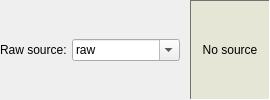
          <widget class="QFrame" name="rawsrcframe">
           <property name="frameShape">
            <enum>QFrame::NoFrame</enum>
           </property>
           <property name="frameShadow">
            <enum>QFrame::Raised</enum>
           </property>
           <layout class="QHBoxLayout">
            <property name="spacing">
             <number>10</number>
            </property>
            <property name="margin">
             <number>0</number>
            </property>
            <item>
             <widget class="QFrame" name="Frame6_2_3_2_3">
              <property name="sizePolicy">
               <sizepolicy hsizetype="Minimum" vsizetype="Minimum">
                <horstretch>0</horstretch>
                <verstretch>0</verstretch>
               </sizepolicy>
              </property>
              <property name="frameShape">
               <enum>QFrame::NoFrame</enum>
              </property>
              <property name="frameShadow">
               <enum>QFrame::Raised</enum>
              </property>
              <layout class="QHBoxLayout">
               <property name="spacing">
                <number>5</number>
               </property>
               <property name="margin">
                <number>0</number>
               </property>
               <item>
                <widget class="QLabel" name="TextLabel2_2_3_2_3">
                 <property name="sizePolicy">
                  <sizepolicy hsizetype="Minimum" vsizetype="Minimum">
                   <horstretch>0</horstretch>
                   <verstretch>0</verstretch>
                  </sizepolicy>
                 </property>
                 <property name="text">
                  <string>Raw source:</string>
                 </property>
                 <property name="wordWrap">
                  <bool>false</bool>
                 </property>
                </widget>
               </item>
               <item>
                <widget class="QComboBox" name="rawsrc">
                 <property name="toolTip">
                  <string>Server to read waveform data from</string>
                 </property>
                 <property name="editable">
                  <bool>true</bool>
                 </property>
                 <property name="currentIndex">
                  <number>0</number>
                 </property>
                 <item>
                  <property name="text">
                   <string>raw</string>
                  </property>
                 </item>
                 <item>
                  <property name="text">
                   <string>raw2</string>
                  </property>
                 </item>
                 <item>
                  <property name="text">
                   <string>reraw</string>
                  </property>
                 </item>
                 <item>
                  <property name="text">
                   <string>60hz</string>
                  </property>
                 </item>
                 <item>
                  <property name="text">
                   <string>salpa</string>
                  </property>
                 </item>
                 <item>
                  <property name="text">
                   <string>spraw</string>
                  </property>
                 </item>
                 <item>
                  <property name="text">
                   <string>extractwindow</string>
                  </property>
                 </item>
                </widget>
               </item>
              </layout>
             </widget>
            </item>
            <item>
             <widget class="QLabel" name="rawstatus">
              <property name="sizePolicy">
               <sizepolicy hsizetype="Minimum" vsizetype="Minimum">
                <horstretch>0</horstretch>
                <verstretch>0</verstretch>
               </sizepolicy>
              </property>
              <property name="minimumSize">
               <size>
                <width>80</width>
                <height>20</height>
               </size>
              </property>
              <property name="palette">
               <palette>
                <active>
                 <colorrole role="WindowText">
                  <brush brushstyle="SolidPattern">
                   <color alpha="255">
                    <red>0</red>
                    <green>0</green>
                    <blue>0</blue>
                   </color>
                  </brush>
                 </colorrole>
                 <colorrole role="Button">
                  <brush brushstyle="SolidPattern">
                   <color alpha="255">
                    <red>230</red>
                    <green>230</green>
                    <blue>214</blue>
                   </color>
                  </brush>
                 </colorrole>
                 <colorrole role="Light">
                  <brush brushstyle="SolidPattern">
                   <color alpha="255">
                    <red>255</red>
                    <green>255</green>
                    <blue>255</blue>
                   </color>
                  </brush>
                 </colorrole>
                 <colorrole role="Midlight">
                  <brush brushstyle="SolidPattern">
                   <color alpha="255">
                    <red>242</red>
                    <green>242</green>
                    <blue>234</blue>
                   </color>
                  </brush>
                 </colorrole>
                 <colorrole role="Dark">
                  <brush brushstyle="SolidPattern">
                   <color alpha="255">
                    <red>115</red>
                    <green>115</green>
                    <blue>107</blue>
                   </color>
                  </brush>
                 </colorrole>
                 <colorrole role="Mid">
                  <brush brushstyle="SolidPattern">
                   <color alpha="255">
                    <red>153</red>
                    <green>153</green>
                    <blue>143</blue>
                   </color>
                  </brush>
                 </colorrole>
                 <colorrole role="Text">
                  <brush brushstyle="SolidPattern">
                   <color alpha="255">
                    <red>0</red>
                    <green>0</green>
                    <blue>0</blue>
                   </color>
                  </brush>
                 </colorrole>
                 <colorrole role="BrightText">
                  <brush brushstyle="SolidPattern">
                   <color alpha="255">
                    <red>255</red>
                    <green>255</green>
                    <blue>255</blue>
                   </color>
                  </brush>
                 </colorrole>
                 <colorrole role="ButtonText">
                  <brush brushstyle="SolidPattern">
                   <color alpha="255">
                    <red>0</red>
                    <green>0</green>
                    <blue>0</blue>
                   </color>
                  </brush>
                 </colorrole>
                 <colorrole role="Base">
                  <brush brushstyle="SolidPattern">
                   <color alpha="255">
                    <red>255</red>
                    <green>255</green>
                    <blue>255</blue>
                   </color>
                  </brush>
                 </colorrole>
                 <colorrole role="Window">
                  <brush brushstyle="SolidPattern">
                   <color alpha="255">
                    <red>230</red>
                    <green>230</green>
                    <blue>214</blue>
                   </color>
                  </brush>
                 </colorrole>
                 <colorrole role="Shadow">
                  <brush brushstyle="SolidPattern">
                   <color alpha="255">
                    <red>0</red>
                    <green>0</green>
                    <blue>0</blue>
                   </color>
                  </brush>
                 </colorrole>
                 <colorrole role="AlternateBase">
                  <brush brushstyle="SolidPattern">
                   <color alpha="255">
                    <red>242</red>
                    <green>242</green>
                    <blue>234</blue>
                   </color>
                  </brush>
                 </colorrole>
                 <colorrole role="ToolTipBase">
                  <brush brushstyle="SolidPattern">
                   <color alpha="255">
                    <red>255</red>
                    <green>255</green>
                    <blue>220</blue>
                   </color>
                  </brush>
                 </colorrole>
                 <colorrole role="ToolTipText">
                  <brush brushstyle="SolidPattern">
                   <color alpha="255">
                    <red>0</red>
                    <green>0</green>
                    <blue>0</blue>
                   </color>
                  </brush>
                 </colorrole>
                </active>
                <inactive>
                 <colorrole role="WindowText">
                  <brush brushstyle="SolidPattern">
                   <color alpha="255">
                    <red>0</red>
                    <green>0</green>
                    <blue>0</blue>
                   </color>
                  </brush>
                 </colorrole>
                 <colorrole role="Button">
                  <brush brushstyle="SolidPattern">
                   <color alpha="255">
                    <red>230</red>
                    <green>230</green>
                    <blue>214</blue>
                   </color>
                  </brush>
                 </colorrole>
                 <colorrole role="Light">
                  <brush brushstyle="SolidPattern">
                   <color alpha="255">
                    <red>255</red>
                    <green>255</green>
                    <blue>255</blue>
                   </color>
                  </brush>
                 </colorrole>
                 <colorrole role="Midlight">
                  <brush brushstyle="SolidPattern">
                   <color alpha="255">
                    <red>242</red>
                    <green>242</green>
                    <blue>234</blue>
                   </color>
                  </brush>
                 </colorrole>
                 <colorrole role="Dark">
                  <brush brushstyle="SolidPattern">
                   <color alpha="255">
                    <red>115</red>
                    <green>115</green>
                    <blue>107</blue>
                   </color>
                  </brush>
                 </colorrole>
                 <colorrole role="Mid">
                  <brush brushstyle="SolidPattern">
                   <color alpha="255">
                    <red>153</red>
                    <green>153</green>
                    <blue>143</blue>
                   </color>
                  </brush>
                 </colorrole>
                 <colorrole role="Text">
                  <brush brushstyle="SolidPattern">
                   <color alpha="255">
                    <red>0</red>
                    <green>0</green>
                    <blue>0</blue>
                   </color>
                  </brush>
                 </colorrole>
                 <colorrole role="BrightText">
                  <brush brushstyle="SolidPattern">
                   <color alpha="255">
                    <red>255</red>
                    <green>255</green>
                    <blue>255</blue>
                   </color>
                  </brush>
                 </colorrole>
                 <colorrole role="ButtonText">
                  <brush brushstyle="SolidPattern">
                   <color alpha="255">
                    <red>0</red>
                    <green>0</green>
                    <blue>0</blue>
                   </color>
                  </brush>
                 </colorrole>
                 <colorrole role="Base">
                  <brush brushstyle="SolidPattern">
                   <color alpha="255">
                    <red>255</red>
                    <green>255</green>
                    <blue>255</blue>
                   </color>
                  </brush>
                 </colorrole>
                 <colorrole role="Window">
                  <brush brushstyle="SolidPattern">
                   <color alpha="255">
                    <red>230</red>
                    <green>230</green>
                    <blue>214</blue>
                   </color>
                  </brush>
                 </colorrole>
                 <colorrole role="Shadow">
                  <brush brushstyle="SolidPattern">
                   <color alpha="255">
                    <red>0</red>
                    <green>0</green>
                    <blue>0</blue>
                   </color>
                  </brush>
                 </colorrole>
                 <colorrole role="AlternateBase">
                  <brush brushstyle="SolidPattern">
                   <color alpha="255">
                    <red>242</red>
                    <green>242</green>
                    <blue>234</blue>
                   </color>
                  </brush>
                 </colorrole>
                 <colorrole role="ToolTipBase">
                  <brush brushstyle="SolidPattern">
                   <color alpha="255">
                    <red>255</red>
                    <green>255</green>
                    <blue>220</blue>
                   </color>
                  </brush>
                 </colorrole>
                 <colorrole role="ToolTipText">
                  <brush brushstyle="SolidPattern">
                   <color alpha="255">
                    <red>0</red>
                    <green>0</green>
                    <blue>0</blue>
                   </color>
                  </brush>
                 </colorrole>
                </inactive>
                <disabled>
                 <colorrole role="WindowText">
                  <brush brushstyle="SolidPattern">
                   <color alpha="255">
                    <red>115</red>
                    <green>115</green>
                    <blue>107</blue>
                   </color>
                  </brush>
                 </colorrole>
                 <colorrole role="Button">
                  <brush brushstyle="SolidPattern">
                   <color alpha="255">
                    <red>230</red>
                    <green>230</green>
                    <blue>214</blue>
                   </color>
                  </brush>
                 </colorrole>
                 <colorrole role="Light">
                  <brush brushstyle="SolidPattern">
                   <color alpha="255">
                    <red>255</red>
                    <green>255</green>
                    <blue>255</blue>
                   </color>
                  </brush>
                 </colorrole>
                 <colorrole role="Midlight">
                  <brush brushstyle="SolidPattern">
                   <color alpha="255">
                    <red>242</red>
                    <green>242</green>
                    <blue>234</blue>
                   </color>
                  </brush>
                 </colorrole>
                 <colorrole role="Dark">
                  <brush brushstyle="SolidPattern">
                   <color alpha="255">
                    <red>115</red>
                    <green>115</green>
                    <blue>107</blue>
                   </color>
                  </brush>
                 </colorrole>
                 <colorrole role="Mid">
                  <brush brushstyle="SolidPattern">
                   <color alpha="255">
                    <red>153</red>
                    <green>153</green>
                    <blue>143</blue>
                   </color>
                  </brush>
                 </colorrole>
                 <colorrole role="Text">
                  <brush brushstyle="SolidPattern">
                   <color alpha="255">
                    <red>115</red>
                    <green>115</green>
                    <blue>107</blue>
                   </color>
                  </brush>
                 </colorrole>
                 <colorrole role="BrightText">
                  <brush brushstyle="SolidPattern">
                   <color alpha="255">
                    <red>255</red>
                    <green>255</green>
                    <blue>255</blue>
                   </color>
                  </brush>
                 </colorrole>
                 <colorrole role="ButtonText">
                  <brush brushstyle="SolidPattern">
                   <color alpha="255">
                    <red>115</red>
                    <green>115</green>
                    <blue>107</blue>
                   </color>
                  </brush>
                 </colorrole>
                 <colorrole role="Base">
                  <brush brushstyle="SolidPattern">
                   <color alpha="255">
                    <red>230</red>
                    <green>230</green>
                    <blue>214</blue>
                   </color>
                  </brush>
                 </colorrole>
                 <colorrole role="Window">
                  <brush brushstyle="SolidPattern">
                   <color alpha="255">
                    <red>230</red>
                    <green>230</green>
                    <blue>214</blue>
                   </color>
                  </brush>
                 </colorrole>
                 <colorrole role="Shadow">
                  <brush brushstyle="SolidPattern">
                   <color alpha="255">
                    <red>0</red>
                    <green>0</green>
                    <blue>0</blue>
                   </color>
                  </brush>
                 </colorrole>
                 <colorrole role="AlternateBase">
                  <brush brushstyle="SolidPattern">
                   <color alpha="255">
                    <red>230</red>
                    <green>230</green>
                    <blue>214</blue>
                   </color>
                  </brush>
                 </colorrole>
                 <colorrole role="ToolTipBase">
                  <brush brushstyle="SolidPattern">
                   <color alpha="255">
                    <red>255</red>
                    <green>255</green>
                    <blue>220</blue>
                   </color>
                  </brush>
                 </colorrole>
                 <colorrole role="ToolTipText">
                  <brush brushstyle="SolidPattern">
                   <color alpha="255">
                    <red>0</red>
                    <green>0</green>
                    <blue>0</blue>
                   </color>
                  </brush>
                 </colorrole>
                </disabled>
               </palette>
              </property>
              <property name="toolTip">
               <string>Status of the raw stream</string>
              </property>
              <property name="autoFillBackground">
               <bool>true</bool>
              </property>
              <property name="frameShape">
               <enum>QFrame::Panel</enum>
              </property>
              <property name="frameShadow">
               <enum>QFrame::Sunken</enum>
              </property>
              <property name="lineWidth">
               <number>1</number>
              </property>
              <property name="text">
               <string>No source</string>
              </property>
              <property name="alignment">
               <set>Qt::AlignCenter</set>
              </property>
              <property name="wordWrap">
               <bool>false</bool>
              </property>
             </widget>
            </item>
           </layout>
          </widget>
